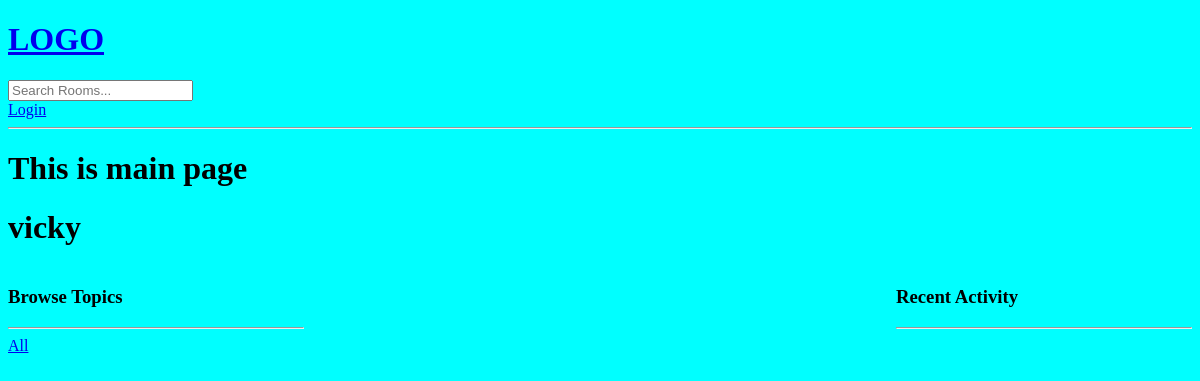
/profile/1/, run on an earlier commit of the app's database.
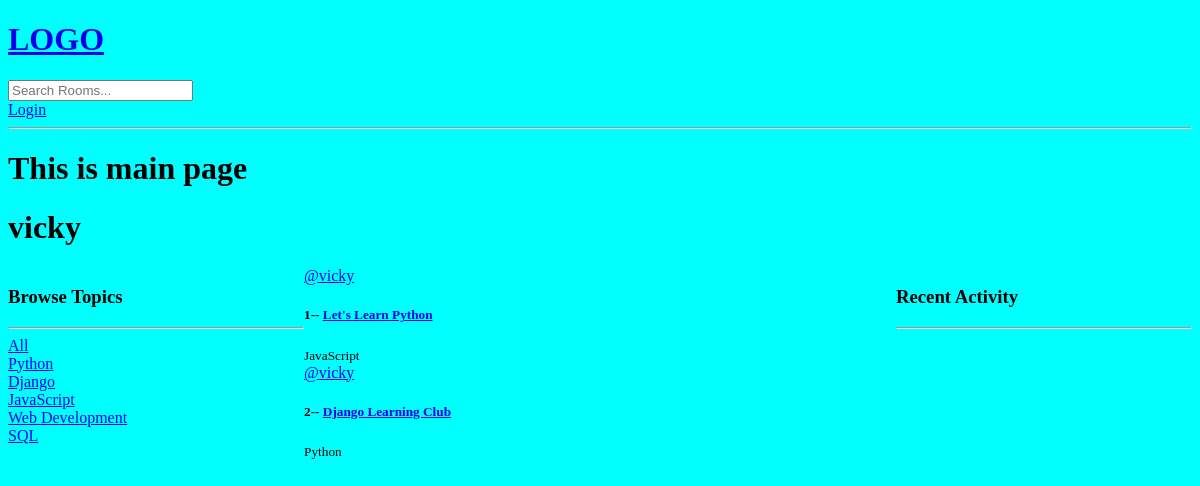
And on a later commit of the database.
### study/models.py (models this page shows, shortened)
class Topic(models.Model):
    name = models.CharField( max_length=250)

class Room(models.Model):
    host = models.ForeignKey(User, on_delete=models.SET_NULL, null=True)
    topic = models.ForeignKey(Topic, on_delete=models.SET_NULL, null=True)
    name = models.CharField(max_length=250)
    description = models.TextField(blank=True, null=True)
    participants = models.ManyToManyField(User, related_name='participants', blank=True)
    updated = models.DateTimeField(auto_now=True)
    created = models.DateTimeField(auto_now_add=True)
    class Meta:
        ordering = ['-updated','-created']

### study/views.py (the view)
# urls.py: path('profile/<str:pk>/', views.userProfile, name="user-profile"),
def userProfile(request, pk):
    user = User.objects.get(id=pk)
    rooms= user.room_set.all()
    room_message = user.message_set.all()
    topics = Topic.objects.all()
    context = {'user':user, 'rooms': rooms, 'room_message':room_message,'topics':topics}
    return render(request, 'study/profile.html', context)

### study/templates/study/profile.html (shortened to what this page needs)
{% extends 'main.html' %}
{% block content %}
<h1>{{user.username}}</h1>
<div class="profile-container">
    <div>
        {% include 'study/topics_component.html' %}
    </div>
    <div>
        {% include 'study/feed_component.html' %}
    </div>
    <div>
        {% include 'study/activity_component.html' %}
    </div>
</div>
{% endblock content %}

### study/templates/study/topics_component.html
<h3>Browse Topics</h3>
<hr>
<div>
    <a href="{%url 'home' %}">All</a>
</div>
{% for topic in topics%}
<div>
    <a href="{%url 'home' %}?q={{topic.name}}">{{topic.name}}</a>
</div>
{%endfor%}

### study/templates/study/feed_component.html (shortened to what this page needs)
<div>
    {% for room in rooms%}
    <div>
        <a href="{% url 'user-profile' room.host.id%}" >@{{room.host.username}}</a>
        <h5>{{room.id}}-- <a href="{% url 'room' room.id %}">{{room.name}}</a></h5>
        <small>{{room.topic.name}}</small>
    </div>
    {% endfor%}
</div>

What changed in the data, as far as the page shows it:
added Topic: name "Python"
added Topic: name "Django"
added Topic: name "JavaScript"
added Topic: name "Web Development"
added Topic: name "SQL"
now on this page (row edited): Room: host.username "vicky", id "1", name "Let's Learn Python", topic.name "JavaScript"
now on this page (row edited): Room: host.username "vicky", id "2", name "Django Learning Club", topic.name "Python"
